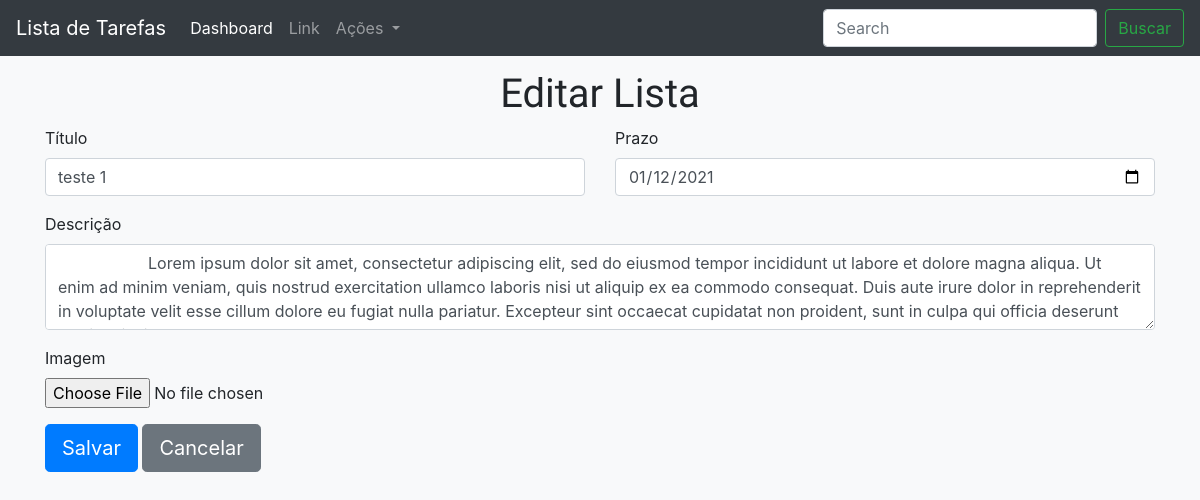
The page /listas/editar_lista_dashboard/4 (signed in) on the database as committed earlier.
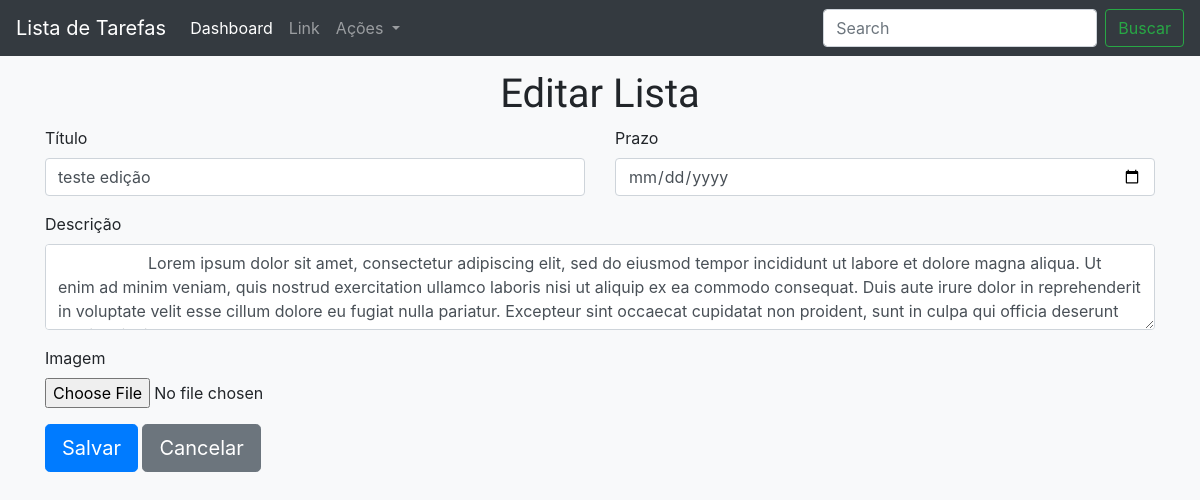
The same page on the database as committed later.
### listas/models.py (models this page shows, shortened)
class Lista(models.Model):
    usuario = models.ForeignKey(User, on_delete=models.CASCADE)
    nome = models.CharField(max_length=100)
    desc = models.TextField(blank=True, null=True)
    prazo = models.DateField(blank=True, null=True)
    data_criacao = models.DateField(auto_now_add=True)
    imagem = models.ImageField(upload_to='imagens/%d/%m/%Y', blank=True, null=True)

### listas/views.py (the view)
# urls.py: path('editar_lista_dashboard/<int:lista_id>', views.editar_lista_dashboard, name='editar_lista_dashboard'),
def editar_lista_dashboard(request, lista_id):
    if request.user.is_authenticated:
        lista = get_object_or_404(Lista, pk=lista_id)
        if lista.usuario.id == request.user.id:
            return render(request, 'form_editar_lista.html', {'lista': lista})
        return redirect('dashboard')
    else:
        return redirect('login')

### templates/form_editar_lista.html (shortened to what this page needs)
{% load static %}
<!DOCTYPE html>
<html lang="pt-br">
<head>
    <link rel="stylesheet" href="https://stackpath.bootstrapcdn.com/bootstrap/4.5.2/css/bootstrap.min.css">
    <link rel="stylesheet" href="{% static 'css/editar.css' %}" >
</head>
<body class="container-fluid bg-light">
    {% include './partials/_navbar.html' %}
    <main>
        <form class="container" method="POST" action="{% url 'atualizar_lista' %}" enctype="multipart/form-data">
            <header>
              <h1 class="titulo">Editar Lista</h1>
            </header>
            <div class="row">
                <div class="form-group col">
                    <label for="titulo">Título</label>
                    <input type="text" class="form-control" id="titulo" name="lista_nome" value="{{lista.nome}}" required>
                </div>
                <div class="form-group col">
                    <label for="exampleFormControlInput1">Prazo</label>
                    <input id="date" class="form-control" name="lista_prazo" type="date" value="{{lista.prazo|date:'Y-m-d'}}">
                </div>
            </div>
            <div class="form-group">
                <label for="desc">Descrição</label>
                <textarea class="form-control" id="desc" rows="3" name="lista_desc">
                    {{lista.desc}}
                </textarea>
            </div>
            <div class="form-group">
                <label for="imagem">Imagem</label>
                <input type="file" class="form-control-file" id="imagem" name="lista_imagem" value="">
            </div>
            <button type="submit" class="btn btn-lg btn-primary">Salvar</button>
            <a href="####" class="btn btn-lg btn-secondary">Cancelar</a>
        </form>
    </main>
</body>
</html>

Rows that differ between the two databases and show on the page:
changed Lista: lista_nome "teste 1" → "teste edição"; lista_prazo "01/12/2021" → (not shown)
